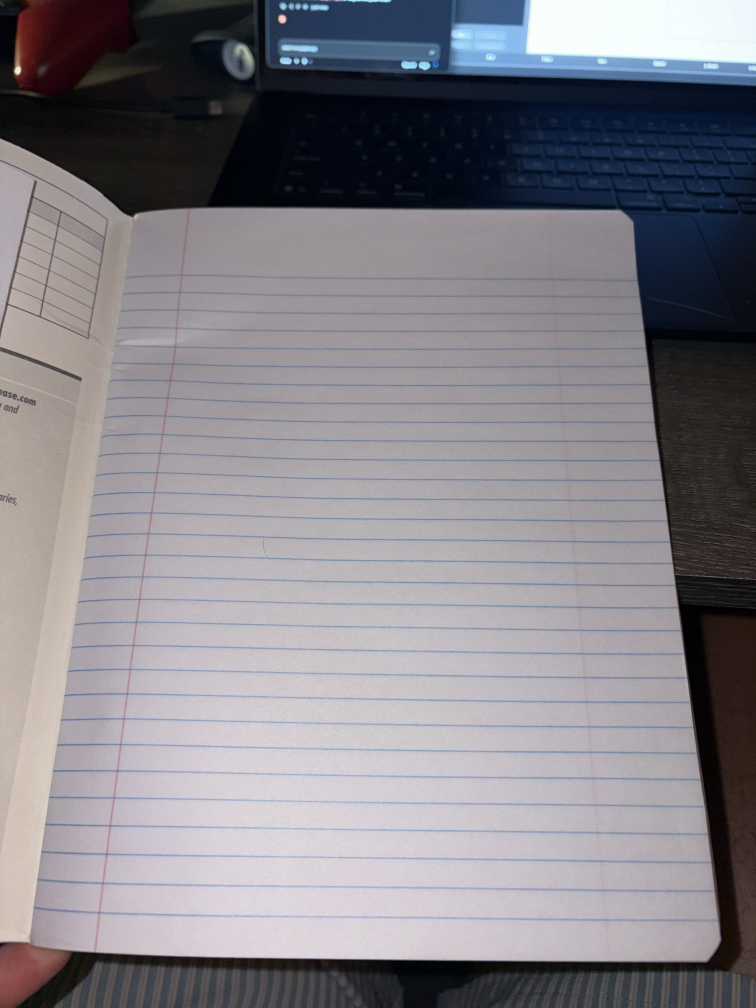
#> input picture assets/test_page.jpg, 3024 x 4032 px, found by its file name (shown at 1/4 size)
$ python render_page.py --words ../assets/test_page.jpg
#> lines starting #> are read from the running program, lines starting #| are printed output that depends on the picture
#!/usr/bin/env python3
"""
render_page.py -- C8 output-rendering component.

Stitches individual word-image PNGs (produced by C7's generate.py) into
full readable lines/pages of "handwriting" and exports as an image or PDF.

This is deliberately a plain raster-layout job using Pillow only -- no
custom layout engine, no ML, no cleverness. Two input modes:

  1. --words <path> [<path> ...]
       An explicit ordered list of word-image PNGs. Order is preserved
       exactly as given (never sorted). Each image may have an arbitrary
       height and is resized to a common target height on load.

  2. --text "<string>"
       The script invokes C7's generate.py (in a fresh scratch output
       directory) to synthesize word images for the given text, then
       reads them back in word order and lays them out the same way.

Layout: words are packed left-to-right with a fixed gap, wrapping to a
new line when a word would overflow the usable page width, and
paginating (starting a new page) when a line would overflow the usable
page height. Oversized single words (wider than the whole usable width)
are shrunk to fit rather than allowed to overflow.

Output: a single-page image, a multi-page image (one file per page), or
a single multi-page PDF, depending on the --output extension and how
many pages were needed.
"""

import argparse
import os
import subprocess
import sys
import time
from glob import glob

import numpy as np
from PIL import Image

# ---------------------------------------------------------------------------
# Constants
# ---------------------------------------------------------------------------

# This script lives at PROJECT/scripts/render_page.py -- anchor all relative
# paths (styles, ckpt, output dirs, --words paths, etc.) to the project root
# rather than to the caller's current working directory.
PROJECT = "/Users/blakey5aces/Handwriting Analysis"
GENERATE_PY = os.path.join(PROJECT, "scripts", "generate.py")

# Explicit venv interpreter. sys.executable is wrong here because this
# script may be invoked by a different Python than the shared project venv;
# generate.py's dependencies (torch, etc.) only exist in PROJECT/.venv.
VENV_PYTHON = os.path.join(PROJECT, ".venv", "bin", "python3")

WHITE = 255  # 'L' mode background/fill value


def resolve(path):
    """Resolve a possibly-relative path against the project root."""
    if path is None:
        return None
    return path if os.path.isabs(path) else os.path.join(PROJECT, path)


# ---------------------------------------------------------------------------
# Argument parsing
# ---------------------------------------------------------------------------

def parse_args():
    p = argparse.ArgumentParser(
        description="Lay out word-image PNGs into page(s) of handwriting output."
    )

    mode = p.add_mutually_exclusive_group(required=True)
    mode.add_argument(
        "--words", nargs="+", metavar="PNG",
        help="Explicit ordered list of word-image PNG paths (order preserved exactly).",
    )
    mode.add_argument(
        "--text", type=str,
        help="Text string to synthesize via generate.py, then lay out.",
    )

    p.add_argument("--output", default="output/page.pdf",
                    help="Output path. '.pdf' extension -> multi-page PDF; "
                         "otherwise treated as an image (e.g. .png).")
    p.add_argument("--page-width", type=int, default=1200)
    p.add_argument("--page-height", type=int, default=1600)
    p.add_argument("--margin", type=int, default=60)
    p.add_argument("--word-gap", type=int, default=24,
                    help="Horizontal pixel gap between words on a line.")
    p.add_argument("--line-gap", type=int, default=28,
                    help="Vertical pixel gap between lines.")
    p.add_argument("--word-height", type=int, default=64,
                    help="Resize target height (px) for each word image.")
    p.add_argument("--keep-background", action="store_true",
                    help="Paste each word with its original grey background instead "
                         "of matting it out (for before/after comparison).")

    # generate.py passthroughs (only used in --text mode)
    p.add_argument("--style", nargs="+", metavar="PNG",
                    help="Style-reference crop(s), passed through to generate.py.")
    p.add_argument("--ckpt", type=str, help="Checkpoint path, passed through to generate.py.")
    p.add_argument("--device", type=str, default="mps",
                    help="Device for generate.py (mps/cpu/cuda).")

    return p.parse_args()


# ---------------------------------------------------------------------------
# --text mode: invoke generate.py and collect resulting word images
# ---------------------------------------------------------------------------

# [56 lines left out: function run_generate_and_collect_words, not called in this run]


# ---------------------------------------------------------------------------
# Loading word images
# ---------------------------------------------------------------------------

# Matte shaping constants, chosen by measuring a full generated page rather
# than by eye. Two earlier attempts were measured and rejected: a local
# background estimate looked better but scored 48% WORSE (it tracked the paper
# texture instead of ignoring it), and a gentler toe left a visible film
# because the first metric only sampled pixels very close to paper and very
# deep in ink -- the haze lives between those, so it went unmeasured.
# Scored against the honest question "what share of the rectangle carries any
# cover at all": 20.3% vs 19.9% of pixels that are genuinely ink, with cover on
# the darkest pixels at 0.995. Effectively the strokes and nothing else.
BG_PCT = 96   # percentile taken as this word's paper level
TOE = 0.30    # cover below this is paper film, not ink -- this is what kills the box
GAIN = 2.2    # re-solidify strokes after the cut


def ink_alpha(im, keep_texture=True):
    """Build a transparency mask that isolates the ink from its background.

    THE PROBLEM THIS SOLVES
    -----------------------
    The generator emits a plain grayscale rectangle with NO alpha channel, and
    its background sits around 193/255 -- light grey, not white. Pasting that
    rectangle onto the page pasted the background with it, so every word sat in
    a visible grey box.

    WHY A SOFT MATTE AND NOT A THRESHOLD
    ------------------------------------
    Hard-thresholding would cut the strokes out with jagged binary edges and
    throw away the antialiased halo that makes the writing read as pencil. So
    brightness is mapped CONTINUOUSLY onto alpha: paper-level pixels go fully
    transparent, the darkest ink goes fully opaque, and everything between
    keeps a proportional amount of cover. The original grey values are left
    untouched underneath -- whatever texture the model produced, pencil or pen,
    survives exactly as generated. This decides only what shows through, never
    what colour it is.

    Levels are measured per word, because each generated image carries its own
    background level rather than a fixed one.
    """
    a = np.asarray(im, dtype=np.float32)
    bg = float(np.percentile(a, BG_PCT))  # this word's paper level
    ink = float(np.percentile(a, 2))     # this word's darkest ink
    span = max(8.0, bg - ink)            # guard: a blank image must not blow up
    alpha = np.clip((bg - a) / span, 0.0, 1.0)

    # TOE + GAIN. A flat background level alone still left a faint rectangular
    # haze: the model paints paper texture (shading, ruled-line ghosts) sitting
    # just below paper level, so a little cover survived across the whole
    # rectangle and read as a grey box. The haze is thin, even cover while a
    # real stroke edge carries far more, so cutting low cover removes the film
    # and leaves the antialiasing that makes it read as pencil, not a cutout.
    alpha = np.clip((alpha - TOE) / (1.0 - TOE), 0.0, 1.0) * GAIN
    alpha = np.clip(alpha, 0.0, 1.0)

    if not keep_texture:
        alpha = (alpha > 0.35).astype(np.float32)
    return Image.fromarray((alpha * 255.0).astype(np.uint8), mode="L")


def load_word_images(paths, word_height, matte=True):
    """Open each path, convert to grayscale, resize to a common target
    height (preserving aspect ratio). Skips (with a warning) any file that
    fails to open, rather than crashing the whole run."""
    images = []
    for path in paths:
        try:
            im = Image.open(path).convert("L")
        except Exception as e:
            print(f"[render_page] WARNING: could not open '{path}' ({e}); skipping.",
                  file=sys.stderr)
            continue

        w, h = im.size
        if h <= 0:
            print(f"[render_page] WARNING: '{path}' has invalid height {h}; skipping.",
                  file=sys.stderr)
            continue

        alpha = ink_alpha(im) if matte else None

        new_w = max(1, round(w * word_height / h))
        if (new_w, word_height) != (w, h):
            im = im.resize((new_w, word_height), Image.LANCZOS)
            if alpha is not None:
                # resized with the image, or the mask no longer lines up
                alpha = alpha.resize((new_w, word_height), Image.LANCZOS)

        images.append((path, im, alpha))

    return images


# ---------------------------------------------------------------------------
# Layout
# ---------------------------------------------------------------------------

def layout_pages(word_images, page_width, page_height, margin, word_gap, line_gap, word_height):
    """Pack word images left-to-right, wrapping lines and paginating as
    needed. Returns a list of PIL 'L' page canvases."""

    usable_width = page_width - 2 * margin
    if usable_width < 1:
        print(f"[render_page] ERROR: usable_width ({usable_width}) < 1 -- "
              f"page-width {page_width} too small for margin {margin}.", file=sys.stderr)
        sys.exit(1)

    line_height = word_height  # nominal line height; shrunk words paste top-aligned within it

    def new_page():
        return Image.new("L", (page_width, page_height), color=WHITE)

    pages = [new_page()]
    x, y = margin, margin

    for path, img, alpha in word_images:
        w, h = img.size

        # Oversized-word guard: never let a single word exceed the usable
        # width. Shrink it further (preserving aspect ratio) so it fits.
        if w > usable_width:
            print(f"[render_page] WARNING: word image '{path}' width {w}px exceeds "
                  f"usable page width {usable_width}px; shrinking to fit.", file=sys.stderr)
            new_w = usable_width
            new_h = max(1, round(h * new_w / w))
            img = img.resize((new_w, new_h), Image.LANCZOS)
            if alpha is not None:
                alpha = alpha.resize((new_w, new_h), Image.LANCZOS)
            w, h = img.size

        # Wrap to a new line if this word won't fit after the current one
        # (only applies if this isn't already the first word on the line --
        # a first word either fits by construction above, or was shrunk to).
        if x != margin and (x + word_gap + w) > (page_width - margin):
            x = margin
            y += line_height + line_gap

        # Paginate if this line doesn't fit vertically on the current page.
        if y + line_height > page_height - margin:
            pages.append(new_page())
            x, y = margin, margin

        if x != margin:
            x += word_gap

        # the mask is what keeps the grey box off the page
        pages[-1].paste(img, (x, y), alpha)
        x += w

    return pages


# ---------------------------------------------------------------------------
# Saving
# ---------------------------------------------------------------------------

def save_pages(pages, output_path):
    """Save the page canvases according to the --output extension:
    '.pdf' -> one multi-page PDF; otherwise -> image file(s), with
    '_p01', '_p02', ... suffixes if there's more than one page."""

    os.makedirs(os.path.dirname(output_path) or ".", exist_ok=True)
    ext = os.path.splitext(output_path)[1].lower()

    saved_paths = []

    if ext == ".pdf":
        rgb_pages = [p.convert("RGB") for p in pages]
        rgb_pages[0].save(output_path, save_all=True, append_images=rgb_pages[1:])
        saved_paths.append(output_path)
    else:
        if len(pages) == 1:
            pages[0].save(output_path)
            saved_paths.append(output_path)
        else:
            stem, ext2 = os.path.splitext(output_path)
            for i, page in enumerate(pages, start=1):
                page_path = f"{stem}_p{i:02d}{ext2}"
                page.save(page_path)
                saved_paths.append(page_path)

    return saved_paths


# ---------------------------------------------------------------------------
# Main
# ---------------------------------------------------------------------------

def main():
    args = parse_args()

    output_path = resolve(args.output)

    if args.words:
        word_paths = [resolve(p) for p in args.words]
    else:
        word_paths = run_generate_and_collect_words(args)

    word_images = load_word_images(word_paths, args.word_height,
                                   matte=not args.keep_background)
#> in load_word_images, `im = Image.open(path).convert("L")`:
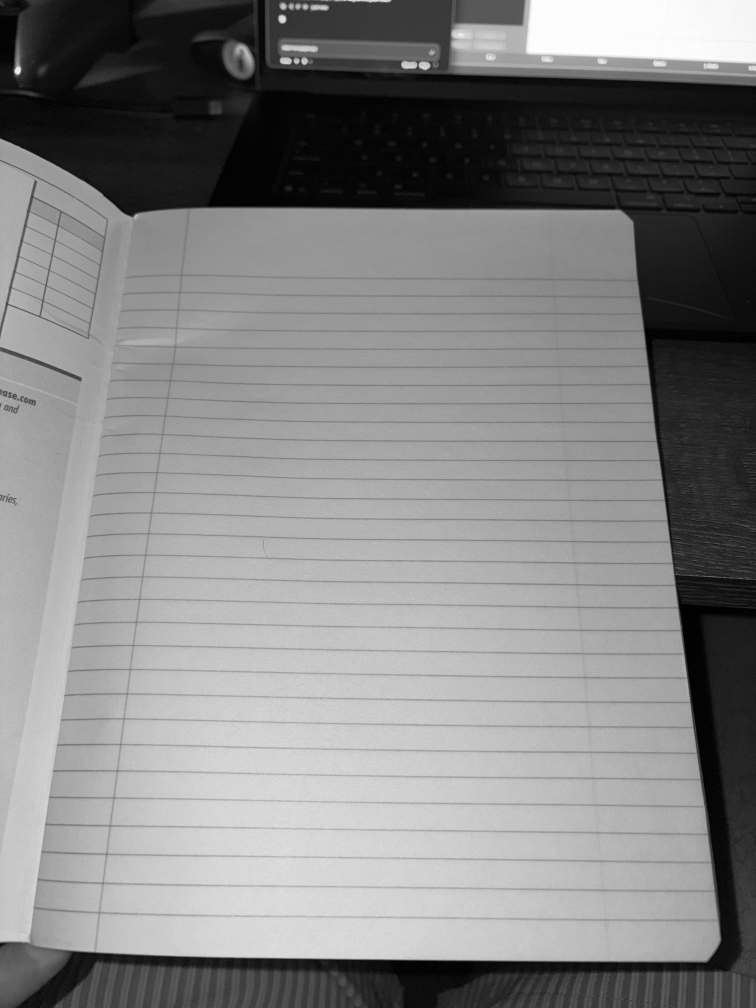
#> im: PIL image 3024x4032 L (shown at 1/4 size); min 0, max 254, mean 131.7
#> in ink_alpha, `bg = float(np.percentile(a, BG_PCT))  # this word's paper level`: bg = 214
#> in ink_alpha, `ink = float(np.percentile(a, 2))     # this word's darkest ink`: ink = 5
#> in ink_alpha, `span = max(8.0, bg - ink)`: span = 209
#> in ink_alpha, `alpha = np.clip((bg - a) / span, 0.0, 1.0)`:
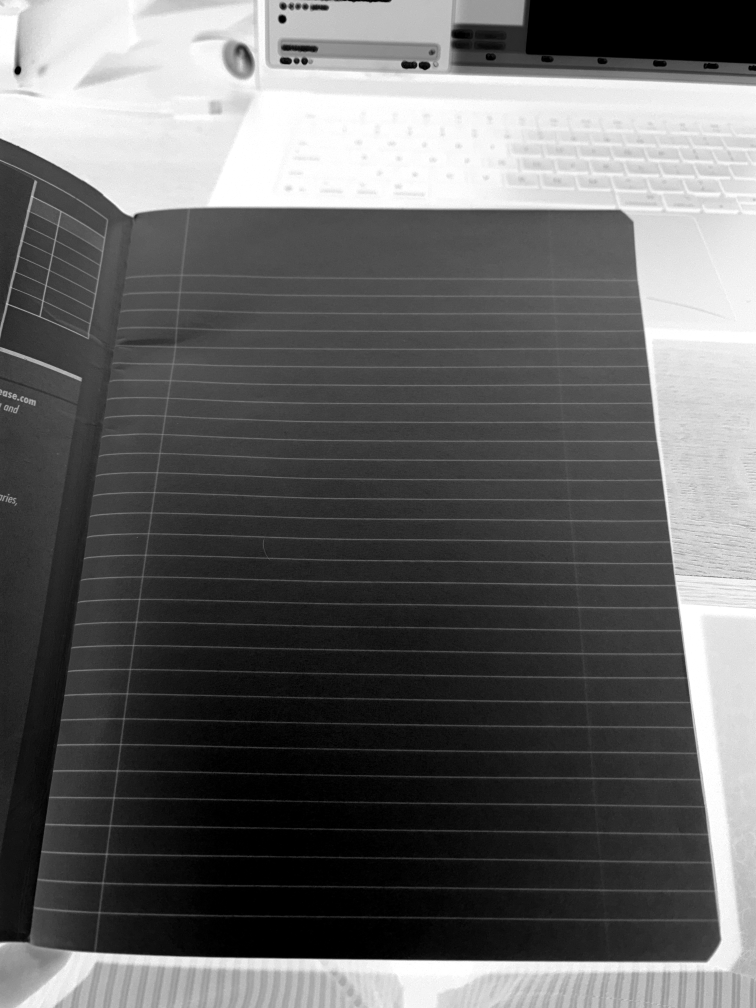
#> alpha: shape (4032, 3024) float32 (shown at 1/4 size); min 0, max 1, mean 0.397
#> in ink_alpha, `alpha = np.clip((alpha - TOE) / (1.0 - TOE), 0.0, 1.0) * GAIN`:
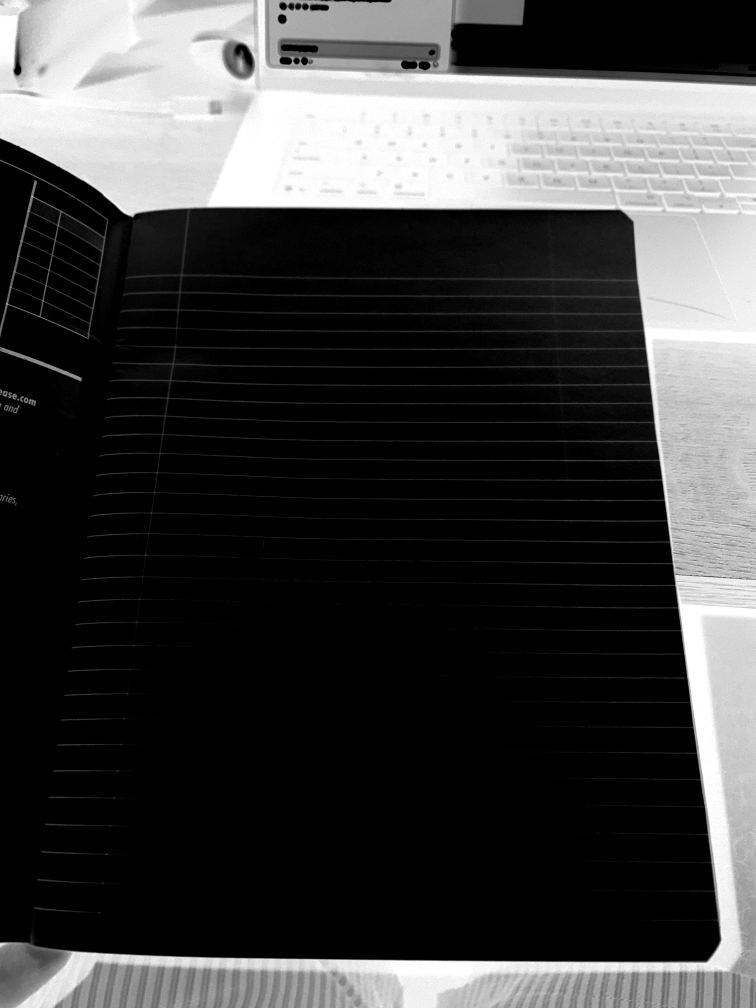
#> alpha: shape (4032, 3024) float32 (shown at 1/4 size); min 0, max 2.2, mean 0.563; drawn with min black and max white
#> in ink_alpha, `alpha = np.clip(alpha, 0.0, 1.0)`:
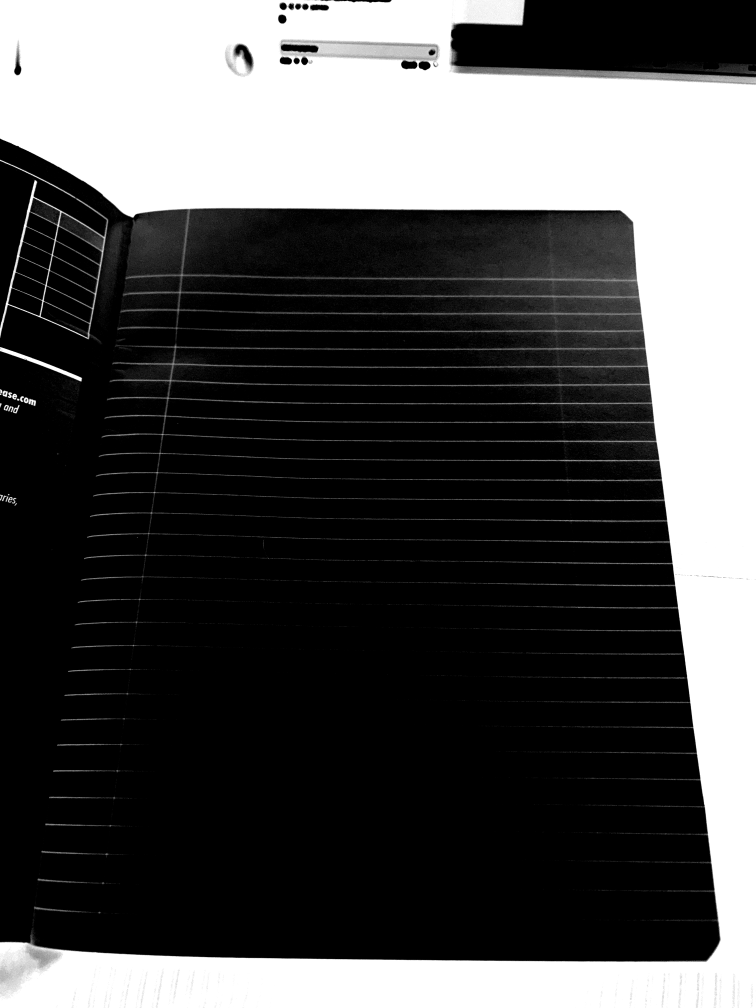
#> alpha: shape (4032, 3024) float32 (shown at 1/4 size); min 0, max 1, mean 0.319
#> in load_word_images, `im = im.resize((new_w, word_height), Image.LANCZOS)`:
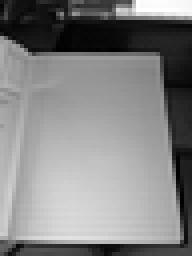
#> im: PIL image 48x64 L (shown 4 times larger); min 0, max 255, mean 131.7
#> in load_word_images, `alpha = alpha.resize((new_w, word_height), Image.LANCZOS)`:
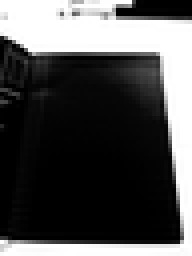
#> alpha: PIL image 48x64 L (shown 4 times larger); min 0, max 255, mean 81.2
#> word_images = 1 item

    if not word_images:
        print("[render_page] ERROR: no valid word images to lay out (all failed to load).",
              file=sys.stderr)
        sys.exit(1)

    pages = layout_pages(
        word_images,
        page_width=args.page_width,
        page_height=args.page_height,
        margin=args.margin,
        word_gap=args.word_gap,
        line_gap=args.line_gap,
        word_height=args.word_height,
    )
#> the loop in layout_pages, `for path, img, alpha in word_images:` made 1 pass
#> x on pass 1: 108
#> after the loop in layout_pages, `for path, img, alpha in word_images:`: x = 108; y = 60
#> pages = 1 item

    saved_paths = save_pages(pages, output_path)
#> in save_pages, `rgb_pages[0].save(output_path, save_all=True, append_images=rgb_pages[..`:
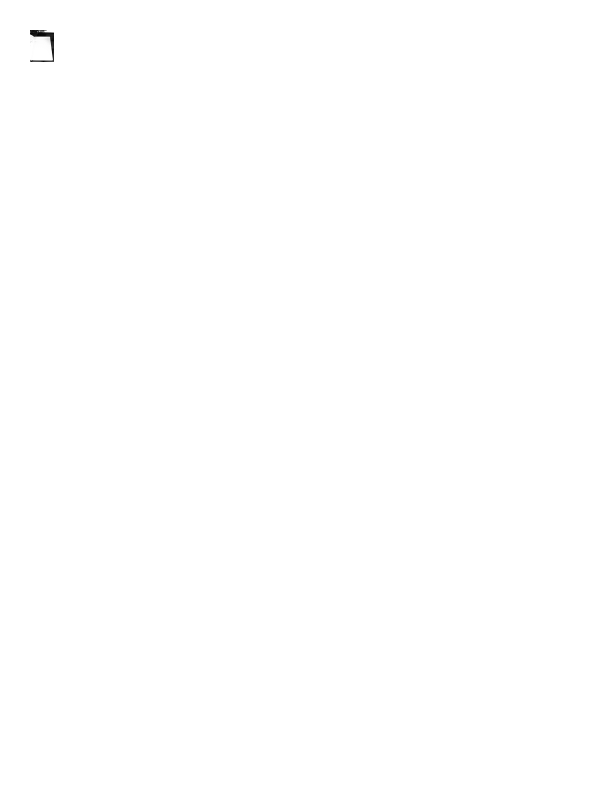
#> saved as page.pdf: PIL image 1200x1600 RGB (shown at 1/2 size); min 0, max 255, mean 254.9
#> saved_paths = 1 item

    print(f"[render_page] Done. {len(pages)} page(s) written:")
#| [render_page] Done. 1 page(s) written:
    for p in saved_paths:
        print(f"  {p}")
#> this loop made 1 pass
#|   /Users/blakey5aces/Handwriting Analysis/output/page.pdf


if __name__ == "__main__":
    main()
